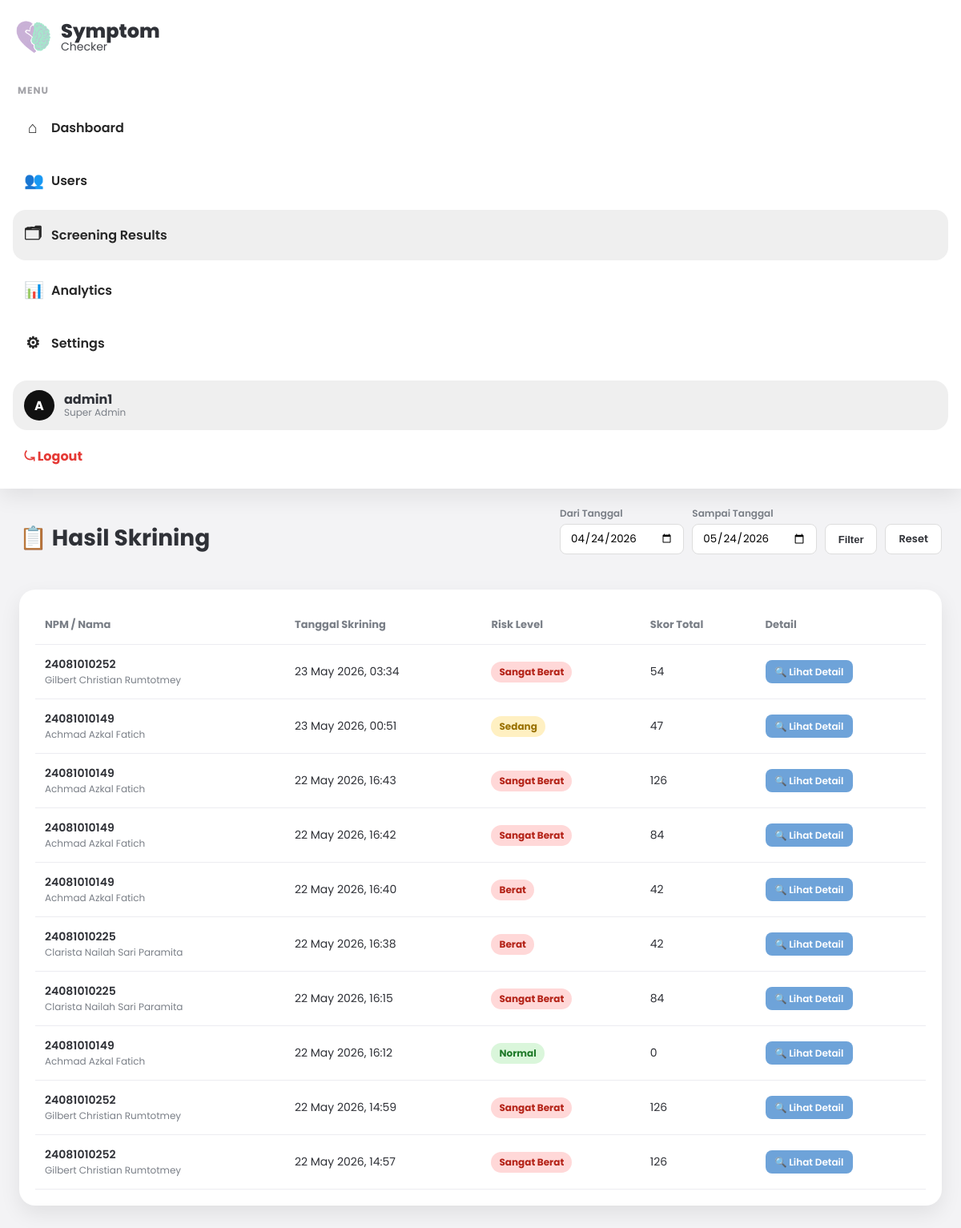
Page /admin/hasil.php (signed in) on the committed database.
### tables this page shows
CREATE TABLE `skrining` (
  `id_skrining` varchar(10) NOT NULL,
  `id_mahasiswa` varchar(10) NOT NULL,
  `tgl_skrining` datetime NOT NULL DEFAULT current_timestamp(),
  `skor_depresi` tinyint(3) UNSIGNED NOT NULL DEFAULT 0,
  `skor_anxiety` tinyint(3) UNSIGNED NOT NULL DEFAULT 0,
  `skor_stress` tinyint(3) UNSIGNED NOT NULL DEFAULT 0,
  `catatan` text DEFAULT NULL
);

CREATE TABLE `mahasiswa` (
  `id_mahasiswa` varchar(10) NOT NULL,
  `npm` varchar(20) NOT NULL,
  `nama` varchar(100) NOT NULL,
  `password` varchar(255) NOT NULL,
  `created_at` timestamp NOT NULL DEFAULT current_timestamp(),
  `security_question` varchar(255) DEFAULT NULL,
  `security_answer_hash` varchar(255) DEFAULT NULL
);

### admin/hasil.php (the view, shortened to what this page needs)
<?php
require_once '../config/database.php';
$adminName = $_SESSION['admin']['username'] ?? $_SESSION['admin_username'] ?? 'Admin';
$filterStart = $_GET['start'] ?? date('Y-m-d', strtotime('-30 days'));
$filterEnd   = $_GET['end']   ?? date('Y-m-d');
try {
    $sql = "
        SELECT
            s.id_skrining,
            s.tgl_skrining,
            s.skor_depresi,
            s.skor_anxiety,
            s.skor_stress,
            (s.skor_depresi + s.skor_anxiety + s.skor_stress) AS skor_total,
            m.npm,
            m.nama,
            COALESCE(kd.nama_kategori, 'Tidak diketahui') AS kategori_depresi,
            COALESCE(ka.nama_kategori, 'Tidak diketahui') AS kategori_anxiety,
            COALESCE(ks.nama_kategori, 'Tidak diketahui') AS kategori_stress
        FROM skrining s
        JOIN mahasiswa m ON m.id_mahasiswa = s.id_mahasiswa
        LEFT JOIN kategori_subskala kd
            ON kd.id_subskala = 'IDU001'
            AND s.skor_depresi BETWEEN kd.rentang_min AND kd.rentang_max
        LEFT JOIN kategori_subskala ka
            ON ka.id_subskala = 'IDU002'
            AND s.skor_anxiety BETWEEN ka.rentang_min AND ka.rentang_max
        LEFT JOIN kategori_subskala ks
            ON ks.id_subskala = 'IDU003'
            AND s.skor_stress BETWEEN ks.rentang_min AND ks.rentang_max
        WHERE DATE(s.tgl_skrining) BETWEEN :start AND :end
        ORDER BY s.tgl_skrining DESC
    ";
    $stmt = $pdo->prepare($sql);
    $stmt->execute([':start' => $filterStart, ':end' => $filterEnd]);
    $hasil = $stmt->fetchAll(PDO::FETCH_ASSOC);
} catch (PDOException $e) {
    die('Error: ' . $e->getMessage());
}
function getRiskLevel(?string $depresi, ?string $anxiety, ?string $stress): string
{
    $levels = [$depresi, $anxiety, $stress];
    if (in_array('Sangat Berat', $levels)) {
        return 'Sangat Berat';
    }
    if (in_array('Berat', $levels)) {
        return 'Berat';
    }
    if (in_array('Sedang', $levels)) {
        return 'Sedang';
    }
    return 'Normal';
}
function getRiskBadgeClass(string $risk): string
{
    return match ($risk) {
        'Sangat Berat' => 'badge-danger',
        'Berat'        => 'badge-danger',
        'Sedang'       => 'badge-warning',
        'Ringan'       => 'badge-warning',
        default        => 'badge-success'
    };
}
?>
<!DOCTYPE html>
<html lang="id">
<head>
</head>
<body>
<div class="layout">
    <aside class="sidebar">
        <a href="index.php" class="brand">
            <img src="../assets/img/logo.png" alt="Logo Symptom Checker">
            <div>
                <div class="title">Symptom</div>
                <div class="sub">Checker</div>
            </div>
        </a>
        <div>
            <div class="menu-label">MENU</div>
            <nav class="nav">
                <a href="index.php"><span class="ico">⌂</span>Dashboard</a>
                <a href="users.php"><span class="ico">👥</span>Users</a>
                <a href="hasil.php" class="active"><span class="ico">🗂</span>Screening Results</a>
                <a href="analytics.php"><span class="ico">📊</span>Analytics</a>
                <a href="settings.php"><span class="ico">⚙</span>Settings</a>
            </nav>
        </div>
        <div class="sidebar-footer">
            <div class="admin-box">
                <div class="avatar">A</div>
                <div class="admin-meta">
                    <div class="name"><?= htmlspecialchars($adminName); ?></div>
                    <div class="role">Super Admin</div>
                </div>
            </div>
            <a class="logout" href="../logout.php">⤿ Logout</a>
        </div>
    </aside>
    <main class="content">
        <div class="page-header">
            <h1>📋 Hasil Skrining</h1>
            <form class="filter-form" method="get">
                <div class="filter-group">
                    <label for="start">Dari Tanggal</label>
                    <input type="date" id="start" name="start" value="<?= htmlspecialchars($filterStart); ?>">
                </div>
                <div class="filter-group">
                    <label for="end">Sampai Tanggal</label>
                    <input type="date" id="end" name="end" value="<?= htmlspecialchars($filterEnd); ?>">
                </div>
                <button type="submit" class="btn btn-outline" style="height:38px;">Filter</button>
                <a href="hasil.php" class="btn btn-outline" style="height:38px;">Reset</a>
            </form>
        </div>
        <div class="table-wrapper">
            <table>
                <thead>
                    <tr>
                        <th>NPM / Nama</th>
                        <th>Tanggal Skrining</th>
                        <th>Risk Level</th>
                        <th>Skor Total</th>
                        <th>Detail</th>
                    </tr>
                </thead>
                <tbody>
                    <?php if (empty($hasil)): ?>
                        <tr>
                            <td colspan="5" style="text-align:center; padding:40px; color:var(--muted);">
                                Tidak ada hasil skrining pada periode ini.
                            </td>
                        </tr>
                    <?php else: ?>
                        <?php foreach ($hasil as $row): ?>
                            <?php
                                $risk = getRiskLevel($row['kategori_depresi'], $row['kategori_anxiety'], $row['kategori_stress']);
                                $badgeClass = getRiskBadgeClass($risk);
                            ?>
                            <tr>
                                <td>
                                    <div style="font-weight:600;"><?= htmlspecialchars($row['npm']); ?></div>
                                    <div style="font-size:12px; color:var(--muted);"><?= htmlspecialchars($row['nama']); ?></div>
                                </td>
                                <td><?= date('d M Y, H:i', strtotime($row['tgl_skrining'])); ?></td>
                                <td><span class="badge <?= $badgeClass; ?>"><?= $risk; ?></span></td>
                                <td><?= $row['skor_total']; ?></td>
                                <td>
                                    <a href="../skrining/result.php?id_skrining=<?= urlencode($row['id_skrining']); ?>"
                                       target="_blank" class="btn btn-primary btn-sm">🔍 Lihat Detail</a>
                                </td>
                            </tr>
                        <?php endforeach; ?>
                    <?php endif; ?>
                </tbody>
            </table>
        </div>
    </main>
</div>
</body>
</html>

### admin/hasil.php (style rules this page uses)
:root { --bg:#f3f3f5; --panel:#ffffff; --text:#2f3137; --muted:#7a7f87; --shadow:0 10px 26px rgba(0,0,0,.08); --sidebar:#ffffff; --accent:#cbb2e1; --blue:#6ea3d9; --danger:#ff7b7b; --warn:#ffd36d; --success:#aee9cd; --line:#ececf1; }
* { box-sizing:border-box;margin:0;padding:0 }
body { font-family:'Poppins',sans-serif;background:var(--bg);color:var(--text); }
a { text-decoration:none;color:inherit }
.layout { display:grid;grid-template-columns:280px 1fr;min-height:100vh }
.sidebar { background:var(--sidebar); box-shadow:var(--shadow); padding:18px 16px; position:sticky; top:0; height:100vh; display:flex; flex-direction:column; gap:18px; }
.brand { display:flex; align-items:center; gap:12px; padding:6px 4px 14px; }
.brand img { width:44px;height:44px;object-fit:contain }
.brand .title { font-size:24px;font-weight:800;line-height:1 }
.brand .sub { font-size:14px;line-height:1;color:#2f3137;opacity:.9 }
.menu-label { font-size:12px;color:#a3a3a8;font-weight:700;letter-spacing:.08em;margin:4px 0 8px 6px }
.nav { display:flex;flex-direction:column;gap:8px }
.nav a { display:flex; align-items:center; gap:12px; padding:14px 14px; border-radius:16px; color:#262626; font-weight:600; }
.nav a.active,.nav a:hover { background:#efefef }
.nav .ico { width:22px;text-align:center;font-size:20px }
.sidebar-footer { margin-top:auto; display:flex; flex-direction:column; gap:10px }
.admin-box { background:#efefef; border-radius:18px; padding:12px 14px; display:flex; gap:12px; align-items:center; }
.avatar { width:38px;height:38px;border-radius:50%;background:#111;display:grid;place-items:center;color:#fff;font-weight:700 }
.admin-meta { line-height:1.2 }
.admin-meta .name { font-weight:700 }
.admin-meta .role { font-size:12px;color:var(--muted) }
.logout { color:#e53935; font-weight:700; padding:10px 14px; border-radius:14px; display:flex; align-items:center; gap:12px; }
.content { padding:22px 24px 28px }
.page-header { display:flex; justify-content:space-between; align-items:center; margin-bottom:24px; flex-wrap:wrap; gap:12px }
.page-header h1 { font-size:28px; font-weight:700 }
.filter-form { display:flex; gap:10px; align-items:flex-end; flex-wrap:wrap; margin-bottom:20px }
.filter-group { display:flex; flex-direction:column; gap:4px }
.filter-group label { font-size:12px; font-weight:600; color:var(--muted) }
.filter-group input { height:38px; padding:0 12px; border:1px solid #ddd; border-radius:8px; font-family:inherit }
.btn { padding:8px 16px; border-radius:8px; font-weight:600; font-size:13px; cursor:pointer; border:none; transition:.2s }
.btn-primary { background:var(--blue); color:#fff }
.btn-outline { background:#fff; border:1px solid #ddd; color:var(--text) }
.btn-sm { padding:6px 12px; font-size:12px }
.table-wrapper { background:var(--panel); border-radius:20px; box-shadow:var(--shadow); padding:20px; overflow-x:auto }
table { width:100%; border-collapse:collapse }
th,td { padding:14px 12px; text-align:left; border-bottom:1px solid var(--line) }
th { font-weight:700; font-size:13px; color:var(--muted) }
td { font-size:14px }
.badge { display:inline-block; padding:4px 10px; border-radius:999px; font-size:12px; font-weight:700 }
.badge-success { background:#daf6db; color:#207a2a }
.badge-warning { background:#fff0c2; color:#9a7100 }
.badge-danger { background:#ffd8d8; color:#b42318 }
@media (max-width: 1200px) { .layout { grid-template-columns:1fr } }
@media (max-width: 1200px) { .sidebar { position:relative;height:auto } }

### rows in the picture
skrining: id_mahasiswa.npm "24081010252", id_mahasiswa.nama "Gilbert Christian Rumtotmey", tgl_skrining "23 May 2026, 03:34", risk "Sangat Berat", skor_total "54"
skrining: id_mahasiswa.npm "24081010149", id_mahasiswa.nama "Achmad Azkal Fatich", tgl_skrining "23 May 2026, 00:51", risk "Sedang", skor_total "47"
skrining: id_mahasiswa.npm "24081010149", id_mahasiswa.nama "Achmad Azkal Fatich", tgl_skrining "22 May 2026, 16:43", risk "Sangat Berat", skor_total "126"
skrining: id_mahasiswa.npm "24081010149", id_mahasiswa.nama "Achmad Azkal Fatich", tgl_skrining "22 May 2026, 16:42", risk "Sangat Berat", skor_total "84"
skrining: id_mahasiswa.npm "24081010149", id_mahasiswa.nama "Achmad Azkal Fatich", tgl_skrining "22 May 2026, 16:40", risk "Berat", skor_total "42"
skrining: id_mahasiswa.npm "24081010225", id_mahasiswa.nama "Clarista Nailah Sari Paramita", tgl_skrining "22 May 2026, 16:38", risk "Berat", skor_total "42"
skrining: id_mahasiswa.npm "24081010225", id_mahasiswa.nama "Clarista Nailah Sari Paramita", tgl_skrining "22 May 2026, 16:15", risk "Sangat Berat", skor_total "84"
skrining: id_mahasiswa.npm "24081010149", id_mahasiswa.nama "Achmad Azkal Fatich", tgl_skrining "22 May 2026, 16:12", risk "Normal", skor_total "0"
skrining: id_mahasiswa.npm "24081010252", id_mahasiswa.nama "Gilbert Christian Rumtotmey", tgl_skrining "22 May 2026, 14:59", risk "Sangat Berat", skor_total "126"
skrining: id_mahasiswa.npm "24081010252", id_mahasiswa.nama "Gilbert Christian Rumtotmey", tgl_skrining "22 May 2026, 14:57", risk "Sangat Berat", skor_total "126"

### other values in the picture
$adminName "admin1"
